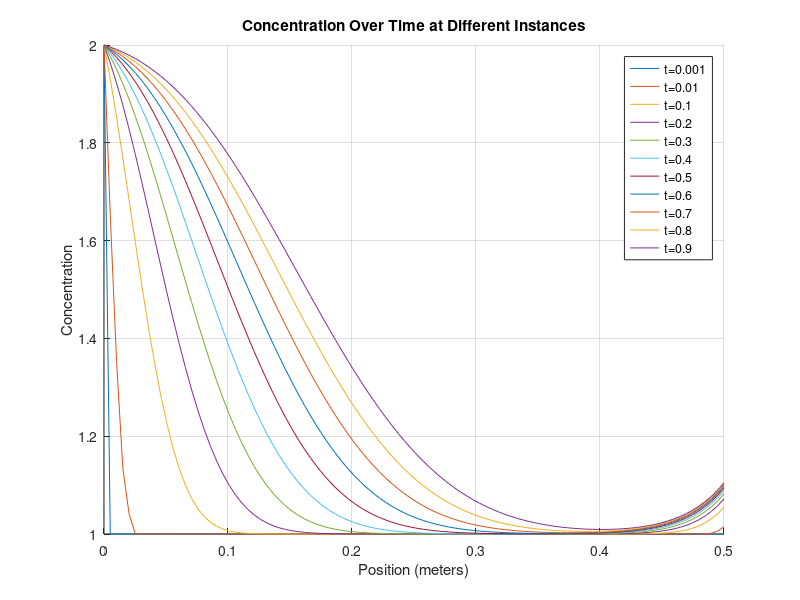
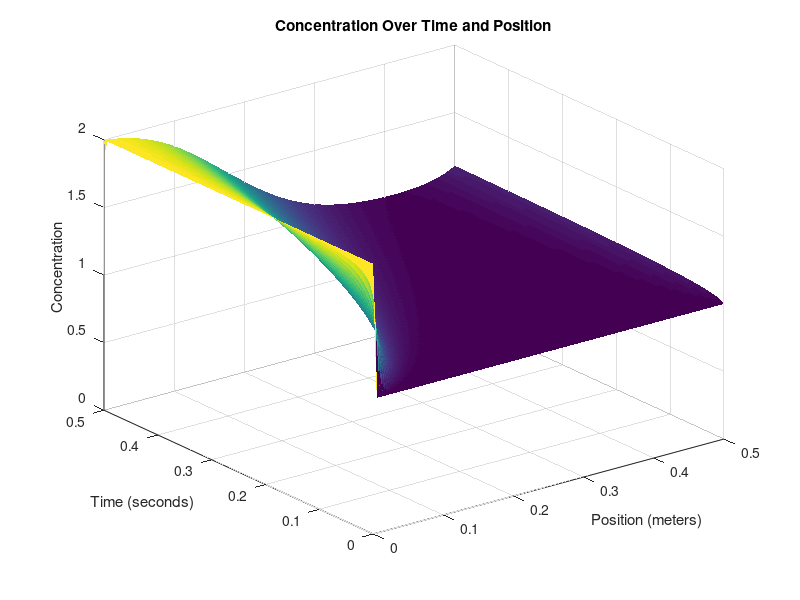

Write the MATLAB code that produced these figures, in order.
clear
close all
clc

% Define parameters
domain_length = 0.5;   % Domain length (meters)
domain_steps = 100;    % Number of spatial domain_steps points
dx = domain_length / (domain_steps - 1);

time_length = 0.5;      % Time length (seconds)
time_steps = 500;       % Number of time steps
dt = time_length / time_steps;

D = 0.01;               % Diffusion coefficient
velocity = 0.3;         % Constant velocity (m/s)
feed_conc = 2; % Constant solute concentration at the first cell
rejection_rate = 0.1; % No rejection

%Constants
R=8.31415; % Gasconstant []
T=273.15+20; %Temperature [K]

% Create a grid for space and time
x = linspace(0, domain_length, domain_steps);
t = linspace(0, time_length, time_steps);

% Initialize the concentration array (1D)
C = ones(domain_steps, time_steps);
% Initial condition (as a column vector)

rho = velocity*dx/dt;
r = D*dx/dt;
fprintf(' r = %f \n rho = %f ', r, rho);
if (1-2*r-rho)<0 
   fprintf('ERROR: Stabilitetsfejl');
end

% Time-stepping loop
for j = 2:time_steps
    for i = 1:domain_steps
        % Calculate the second derivative in x direction
        if i == 1
             C(1,:) = feed_conc; % Fill the first cell with inflow concentration
            % No left neighbor at the first cell
            d2Cdx2 = D * (C(2, j-1) -  C(1, j-1)) / dx^2;
             % Apply advection and inflow at the first cell
            dCdt_advection = -velocity * C(i, j-1) / dx;
        elseif i == domain_steps
            % No right neighbor at the last cell and MEMBRANE
            d2Cdx2 = (D * (C(domain_steps - 1, j-1) - C(domain_steps, j-1)) / dx^2) + C(i,j-1)*(rejection_rate)*velocity/(dx);
        else
            % Calculate the second derivative normally
            d2Cdx2 = D * (C(i + 1, j-1) - 2 * C(i, j-1) + C(i - 1, j-1)) / dx^2;
            % Apply advection term
            dCdt_advection = -velocity * (C(i, j-1) - C(i-1, j-1)) / dx;
        end
        % Apply the diffusion-advection-(electromigration) equation
        C(i, j) = C(i, j-1) + dt * (d2Cdx2 + dCdt_advection);
    end
end


% Define fractions of time steps you want to visualize
time_fraction = [0.001, 0.01, 0.1, 0.2, 0.3, 0.4, 0.5, 0.6, 0.7, 0.8, 0.9];  % For example, 0.1 corresponds to 10% of time steps

% Calculate the corresponding time indices
time_instances = round(time_fraction * time_steps);

% Create a figure for the first plot
figure;
hold on;

% Plot concentration at specific time instances
for i = 1:length(time_instances)
    time_index = time_instances(i);
    plot(x, C(:, time_index));
end

xlabel('Position (meters)');
ylabel('Concentration');
title('Concentration Over Time at Different Instances');

% Add a legend for clarity
legend(arrayfun(@(f) ['t=', num2str(f)], time_fraction, 'UniformOutput', false));

grid on;
hold off;

% Create a 3D surface plot to visualize concentration over time and position
[T, X] = meshgrid(t, x);
figure;
h = surf(X, T, C); % Transpose removed here
xlabel('Position (meters)');
ylabel('Time (seconds)');
zlabel('Concentration');
title('Concentration Over Time and Position');

% Set axis limits to start at the origin
xlim([0, domain_length]);
ylim([0, time_length]);
zlim([0, max(C(:))]); % Assuming max(C(:)) is the maximum concentration in your data


set(h,'LineStyle','none')
